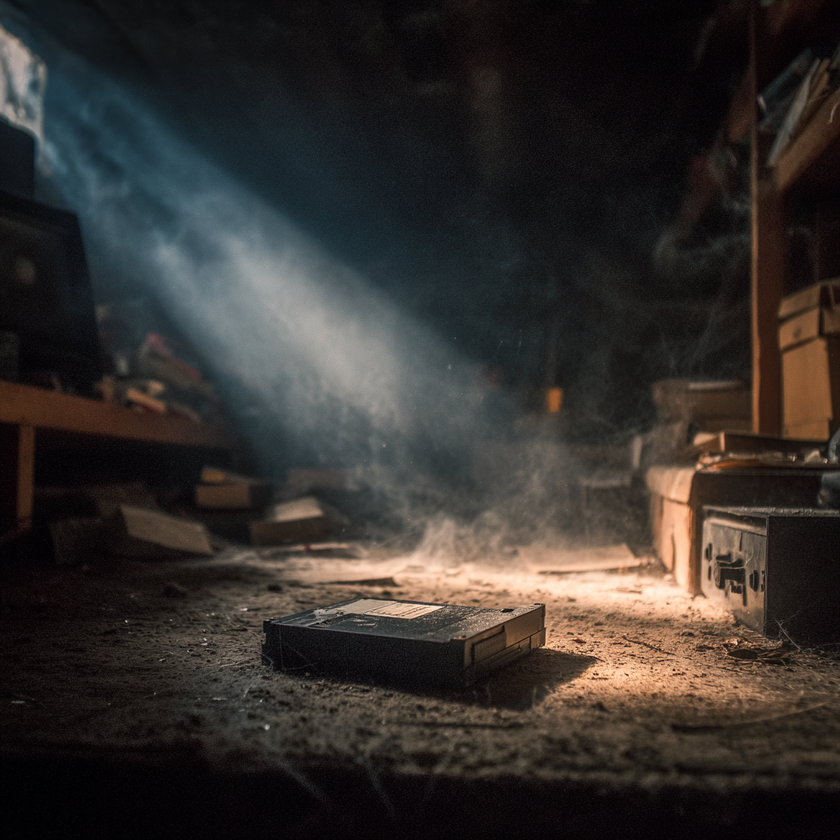
#> input picture img/about/attic-discovery.png, 840 x 840 px, shrunk from 1024 x 1024 before the run
$ python crop_background_v2.py
#> lines starting #> are read from the running program, lines starting #| are printed output that depends on the picture
#!/usr/bin/env python3
"""
裁剪背景图片脚本 - 保留底部（前景硬盘）
"""

from PIL import Image
import os

def crop_for_background_keep_bottom(input_path, output_path, target_ratio=16/9):
    """
    裁剪图片为指定比例，保留底部区域（前景硬盘）

    Args:
        input_path: 输入图片路径
        output_path: 输出图片路径
        target_ratio: 目标宽高比，默认 16:9
    """
    # 打开图片
    img = Image.open(input_path)
    original_width, original_height = img.size

    print(f"原始尺寸: {original_width}x{original_height}")

    # 计算目标尺寸
    target_height = int(original_width / target_ratio)
    target_width = original_width

    print(f"目标尺寸: {target_width}x{target_height} (比例 {target_ratio:.2f}:1)")

    # 计算裁剪区域（保留底部）
    left = 0
    top = original_height - target_height  # 从底部往上裁
    right = target_width
    bottom = original_height  # 保留到最底部

    print(f"裁剪区域: left={left}, top={top}, right={right}, bottom={bottom}")
    print(f"保留区域: 底部 {target_height}px (硬盘所在位置)")

    # 裁剪
    cropped_img = img.crop((left, top, right, bottom))

    # 保存
    cropped_img.save(output_path, quality=95, optimize=True)
    print(f"✓ 已保存到: {output_path}")
    print(f"✓ 新尺寸: {cropped_img.size[0]}x{cropped_img.size[1]}")

    return cropped_img

def crop_for_background_keep_top(input_path, output_path, target_ratio=16/9):
    """
    裁剪图片为指定比例，保留顶部区域（光束）
    """
    img = Image.open(input_path)
    original_width, original_height = img.size

    print(f"原始尺寸: {original_width}x{original_height}")

    target_height = int(original_width / target_ratio)
    target_width = original_width

    print(f"目标尺寸: {target_width}x{target_height} (比例 {target_ratio:.2f}:1)")

    # 计算裁剪区域（保留顶部）
    left = 0
    top = 0  # 从顶部开始
    right = target_width
    bottom = target_height

    print(f"裁剪区域: left={left}, top={top}, right={right}, bottom={bottom}")
    print(f"保留区域: 顶部 {target_height}px (光束所在位置)")

    cropped_img = img.crop((left, top, right, bottom))
    cropped_img.save(output_path, quality=95, optimize=True)
    print(f"✓ 已保存到: {output_path}")
    print(f"✓ 新尺寸: {cropped_img.size[0]}x{cropped_img.size[1]}")

    return cropped_img

def main():
    input_file = "img/about/attic-discovery.png"

    if not os.path.exists(input_file):
        print(f"错误: 找不到文件 {input_file}")
        return

    print("=" * 60)
    print("裁剪背景图片 - 保留关键元素")
    print("=" * 60)

    # 方案A: 保留底部（硬盘在前景）- 推荐
    print("\n【方案A】保留底部 - 硬盘在前景 (推荐)")
    print("-" * 60)

    print("\n16:9 宽屏 (1024x576)")
    crop_for_background_keep_bottom(
        input_file,
        "img/about/attic-discovery-bg-bottom-16x9.png",
        target_ratio=16/9
    )
#> in crop_for_background_keep_bottom, img is the input picture: PIL image 840x840 RGB; mean R, G, B 52.2, 47.5, 44.5
#| 原始尺寸: 840x840
#| 目标尺寸: 840x472 (比例 1.78:1)
#| 裁剪区域: left=0, top=368, right=840, bottom=840
#| 保留区域: 底部 472px (硬盘所在位置)
#> in crop_for_background_keep_bottom, `cropped_img = img.crop((left, top, right, bottom))`:
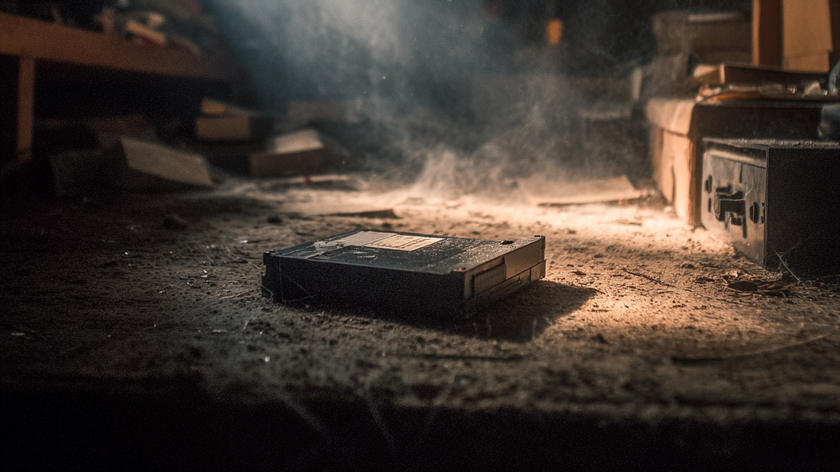
#> cropped_img: PIL image 840x472 RGB; mean R, G, B 64.6, 54, 47
#| ✓ 新尺寸: 840x472

    print("\n21:9 超宽 (1024x438)")
    crop_for_background_keep_bottom(
        input_file,
        "img/about/attic-discovery-bg-bottom-21x9.png",
        target_ratio=21/9
    )
#> call 2 of crop_for_background_keep_bottom, with input_path = 'img/about/attic-discovery.png', target_ratio = 2.33
#| 原始尺寸: 840x840
#| 目标尺寸: 840x360 (比例 2.33:1)
#| 裁剪区域: left=0, top=480, right=840, bottom=840
#| 保留区域: 底部 360px (硬盘所在位置)
#> in crop_for_background_keep_bottom (call 2), `cropped_img = img.crop((left, top, right, bottom))`:
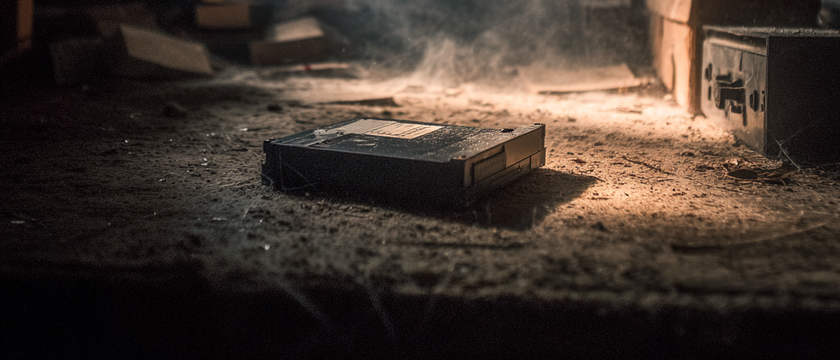
#> cropped_img: PIL image 840x360 RGB; mean R, G, B 64.5, 52.5, 44.9
#| ✓ 新尺寸: 840x360

    print("\n2:1 极宽 (1024x512)")
    crop_for_background_keep_bottom(
        input_file,
        "img/about/attic-discovery-bg-bottom-2x1.png",
        target_ratio=2/1
    )
#> call 3 of crop_for_background_keep_bottom, with input_path = 'img/about/attic-discovery.png', target_ratio = 2
#| 原始尺寸: 840x840
#| 目标尺寸: 840x420 (比例 2.00:1)
#| 裁剪区域: left=0, top=420, right=840, bottom=840
#| 保留区域: 底部 420px (硬盘所在位置)
#> in crop_for_background_keep_bottom (call 3), `cropped_img = img.crop((left, top, right, bottom))`:
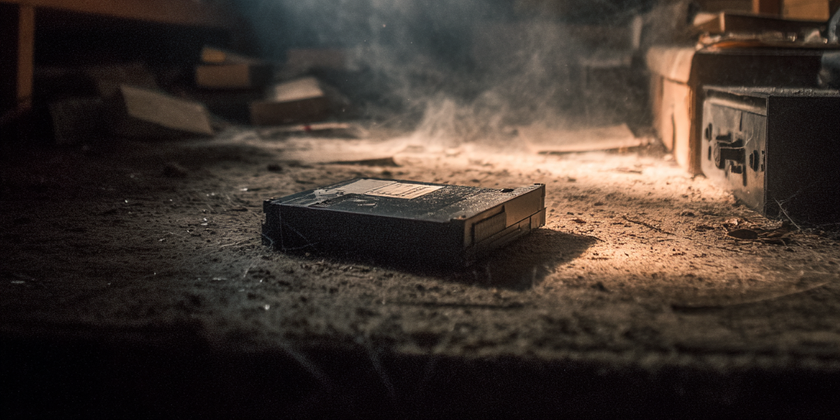
#> cropped_img: PIL image 840x420 RGB; mean R, G, B 63.7, 52.7, 45.5
#| ✓ 新尺寸: 840x420

    # 方案B: 保留顶部（光束在上方）
    print("\n" + "=" * 60)
    print("\n【方案B】保留顶部 - 光束在上方")
    print("-" * 60)

    print("\n16:9 宽屏 (1024x576)")
    crop_for_background_keep_top(
        input_file,
        "img/about/attic-discovery-bg-top-16x9.png",
        target_ratio=16/9
    )
#| 原始尺寸: 840x840
#| 目标尺寸: 840x472 (比例 1.78:1)
#| 裁剪区域: left=0, top=0, right=840, bottom=472
#| 保留区域: 顶部 472px (光束所在位置)
#> in crop_for_background_keep_top, `cropped_img = img.crop((left, top, right, bottom))`:
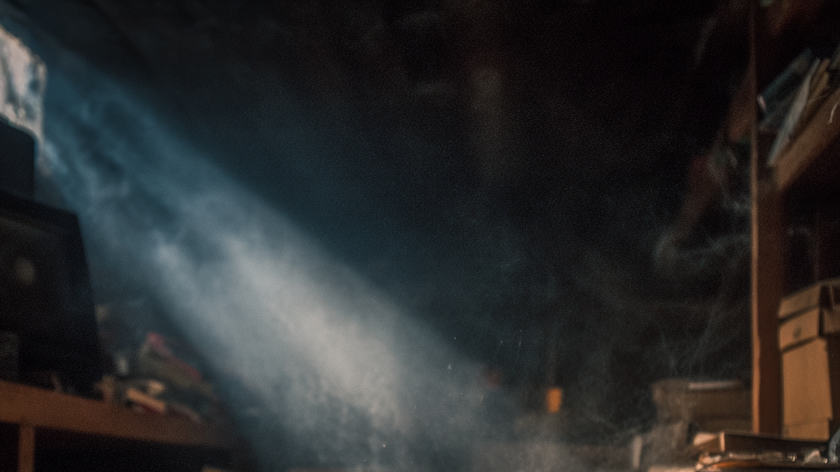
#> cropped_img: PIL image 840x472 RGB; mean R, G, B 42.7, 43.6, 44.2
#| ✓ 新尺寸: 840x472

    print("\n21:9 超宽 (1024x438)")
    crop_for_background_keep_top(
        input_file,
        "img/about/attic-discovery-bg-top-21x9.png",
        target_ratio=21/9
    )
#> call 2 of crop_for_background_keep_top, with input_path = 'img/about/attic-discovery.png', target_ratio = 2.33
#| 原始尺寸: 840x840
#| 目标尺寸: 840x360 (比例 2.33:1)
#| 裁剪区域: left=0, top=0, right=840, bottom=360
#| 保留区域: 顶部 360px (光束所在位置)
#> in crop_for_background_keep_top (call 2), `cropped_img = img.crop((left, top, right, bottom))`:
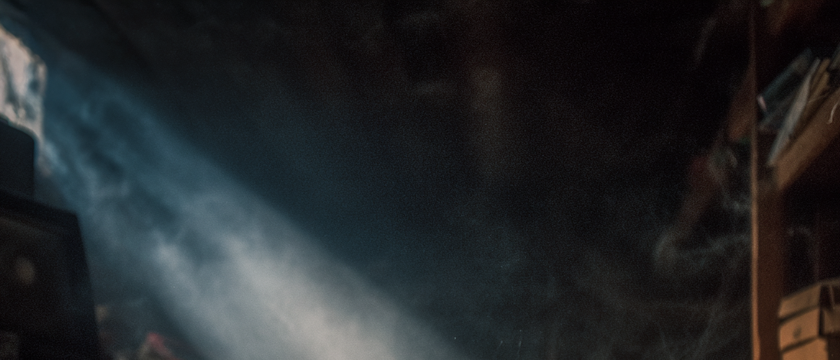
#> cropped_img: PIL image 840x360 RGB; mean R, G, B 35.7, 38.7, 40.9
#| ✓ 新尺寸: 840x360

    print("\n2:1 极宽 (1024x512)")
    crop_for_background_keep_top(
        input_file,
        "img/about/attic-discovery-bg-top-2x1.png",
        target_ratio=2/1
    )
#> call 3 of crop_for_background_keep_top, with input_path = 'img/about/attic-discovery.png', output_path = 'img/about/attic-discovery-bg-top-2x1.png', target_ratio = 2
#| 原始尺寸: 840x840
#| 目标尺寸: 840x420 (比例 2.00:1)
#| 裁剪区域: left=0, top=0, right=840, bottom=420
#| 保留区域: 顶部 420px (光束所在位置)
#> in crop_for_background_keep_top (call 3), `cropped_img = img.crop((left, top, right, bottom))`:
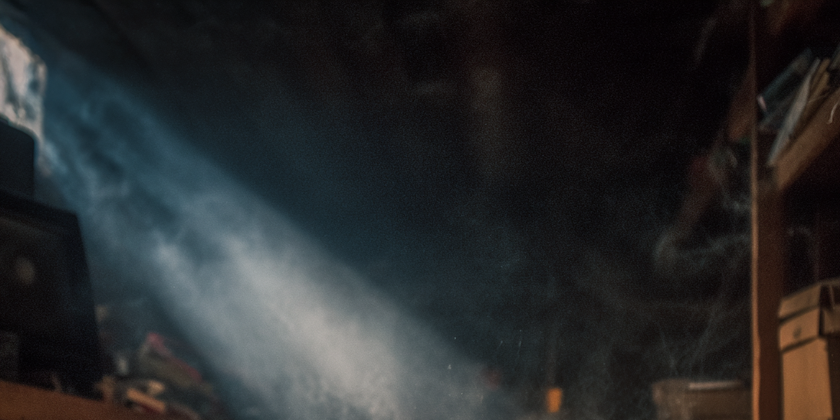
#> cropped_img: PIL image 840x420 RGB; mean R, G, B 40.7, 42.4, 43.5
#| ✓ 新尺寸: 840x420

    print("\n" + "=" * 60)
    print("✓ 完成！已生成6个版本:")
    print("\n方案A（保留底部 - 硬盘）:")
    print("  - attic-discovery-bg-bottom-16x9.png (推荐)")
    print("  - attic-discovery-bg-bottom-21x9.png")
    print("  - attic-discovery-bg-bottom-2x1.png")
    print("\n方案B（保留顶部 - 光束）:")
    print("  - attic-discovery-bg-top-16x9.png")
    print("  - attic-discovery-bg-top-21x9.png")
    print("  - attic-discovery-bg-top-2x1.png")
    print("\n提示: 如果硬盘在前景，选方案A；如果光束更重要，选方案B")
    print("=" * 60)

if __name__ == "__main__":
    main()
